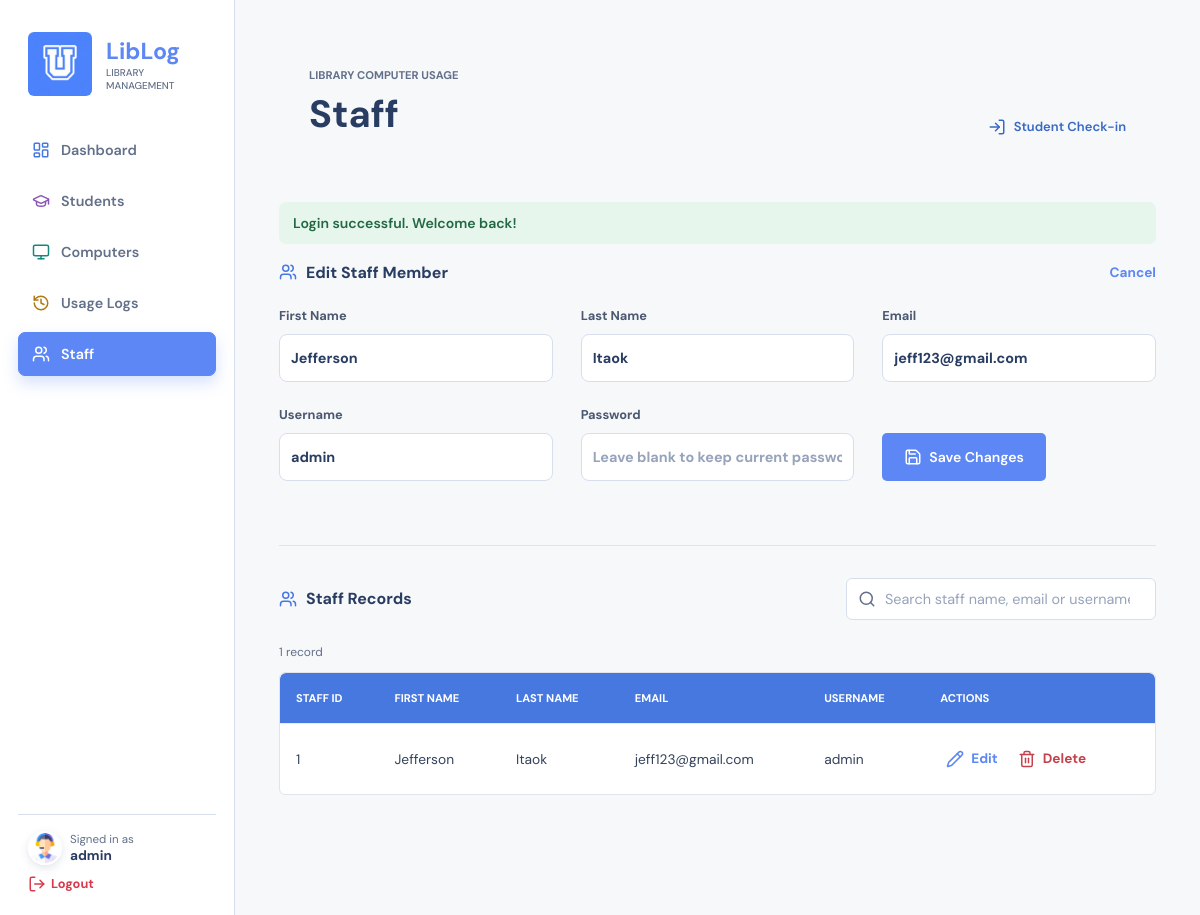
/admin/staff.php?edit=1 (signed in), run on the app's committed database.
### tables this page shows
CREATE TABLE IF NOT EXISTS staff (
    staff_id INT AUTO_INCREMENT PRIMARY KEY,
    first_name VARCHAR(50),
    last_name VARCHAR(50),
    email VARCHAR(100),
    username VARCHAR(50) UNIQUE,
    password VARCHAR(255)
);

### admin/admin_auth.php (called while the page is built, shortened)
<?php
function h($value): string
{
    return htmlspecialchars((string) $value, ENT_QUOTES, 'UTF-8');
}

### admin/staff.php (the view, shortened to what this page needs)
<?php
require_once __DIR__ . '/admin_auth.php';
require_once __DIR__ . '/admin_layout.php';
$editStaff = null;
try {
    $database = db();
    if (isset($_GET['edit'])) {
        $statement = $database->prepare('SELECT staff_id, first_name, last_name, email, username FROM staff WHERE staff_id = ?');
        $statement->execute([(int) $_GET['edit']]);
        $editStaff = $statement->fetch(PDO::FETCH_ASSOC) ?: null;
    }
    $staffMembers = $database->query('SELECT staff_id, first_name, last_name, email, username FROM staff ORDER BY last_name, first_name')->fetchAll(PDO::FETCH_ASSOC);
} catch (PDOException $exception) {
    $staffMembers = [];
    $loadError = 'Unable to load staff.';
}
?>
<section class="content-card form-card"><div class="section-heading"><h2><?= $editStaff ? 'Edit Staff Member' : 'Add Staff Member' ?></h2><?php if ($editStaff): ?><a href="staff.php">Cancel</a><?php endif; ?></div>
<form class="admin-form" method="post"><input type="hidden" name="action" value="<?= $editStaff ? 'edit' : 'add' ?>"><input type="hidden" name="staff_id" value="<?= h($editStaff['staff_id'] ?? '') ?>"><label>First Name<input name="first_name" required value="<?= h($editStaff['first_name'] ?? '') ?>"></label><label>Last Name<input name="last_name" required value="<?= h($editStaff['last_name'] ?? '') ?>"></label><label>Email<input type="email" name="email" required value="<?= h($editStaff['email'] ?? '') ?>"></label><label>Username<input name="username" required value="<?= h($editStaff['username'] ?? '') ?>"></label><label>Password<input type="password" name="password" <?= $editStaff ? '' : 'required' ?> placeholder="<?= $editStaff ? 'Leave blank to keep current password' : '' ?>"></label><button><?= $editStaff ? 'Save Changes' : 'Add Staff Member' ?></button></form></section>
<section class="content-card"><h2>Staff Records</h2><div class="table-wrap"><table><thead><tr><th>Staff ID</th><th>First Name</th><th>Last Name</th><th>Email</th><th>Username</th><th>Actions</th></tr></thead><tbody><?php foreach ($staffMembers as $staff): ?><tr><td><?= h($staff['staff_id']) ?></td><td><?= h($staff['first_name']) ?></td><td><?= h($staff['last_name']) ?></td><td><?= h($staff['email']) ?></td><td><?= h($staff['username']) ?></td><td class="actions"><a href="staff.php?edit=<?= $staff['staff_id'] ?>">Edit</a><form method="post" onsubmit="return confirm('Delete this staff member permanently?');"><input type="hidden" name="action" value="delete"><input type="hidden" name="staff_id" value="<?= $staff['staff_id'] ?>"><button class="link-danger">Delete</button></form></td></tr><?php endforeach; ?></tbody></table></div></section>

### data on the page
staff: first_name "Jefferson", last_name "Itaok", email "jeff123@gmail.com", username "admin", staff_id "1"

### other printed values
$label "Dashboard"
$label "Students"
$label "Computers"
$label "Usage Logs"
$label "Staff"
$adminName "admin"
$title "Staff"
$success "Login successful. Welcome back!"
